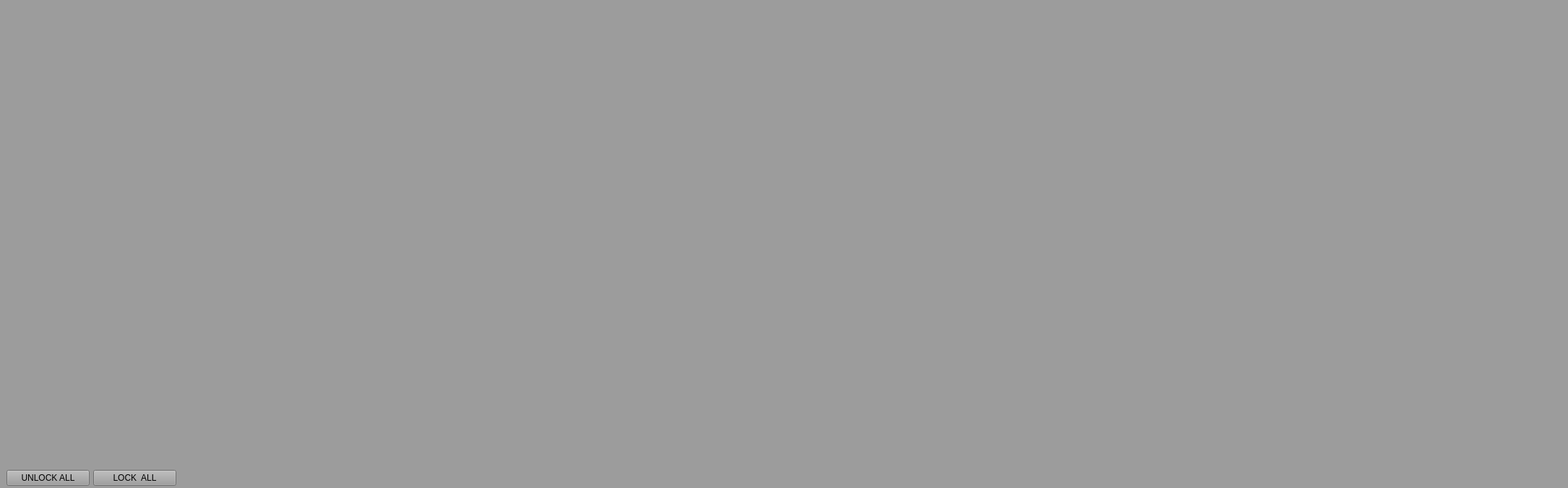
<?xml version="1.0" encoding="UTF-8"?>
<ui version="4.0">
 <class>MainWindow</class>
 <widget class="QMainWindow" name="MainWindow">
  <property name="geometry">
   <rect>
    <x>0</x>
    <y>0</y>
    <width>2170</width>
    <height>675</height>
   </rect>
  </property>
  <property name="windowTitle">
   <string>Motot Controller</string>
  </property>
  <property name="styleSheet">
   <string notr="true">background-color: rgb(156, 156, 156);</string>
  </property>
  <widget class="QWidget" name="centralwidget">
   <widget class="caFrame" name="caframe">
    <property name="geometry">
     <rect>
      <x>-1</x>
      <y>0</y>
      <width>2241</width>
      <height>811</height>
     </rect>
    </property>
    <widget class="caInclude" name="cainclude">
     <property name="geometry">
      <rect>
       <x>0</x>
       <y>0</y>
       <width>311</width>
       <height>651</height>
      </rect>
     </property>
     <property name="filename" stdset="0">
      <string notr="true">pfi-ss.ui</string>
     </property>
    </widget>
    <widget class="caInclude" name="cainclude_2">
     <property name="geometry">
      <rect>
       <x>310</x>
       <y>0</y>
       <width>311</width>
       <height>651</height>
      </rect>
     </property>
     <property name="filename" stdset="0">
      <string notr="true">pfi-g0.ui</string>
     </property>
    </widget>
    <widget class="caInclude" name="cainclude_3">
     <property name="geometry">
      <rect>
       <x>620</x>
       <y>0</y>
       <width>311</width>
       <height>651</height>
      </rect>
     </property>
     <property name="filename" stdset="0">
      <string notr="true">pfi-s0.ui</string>
     </property>
    </widget>
    <widget class="caInclude" name="cainclude_4">
     <property name="geometry">
      <rect>
       <x>930</x>
       <y>0</y>
       <width>311</width>
       <height>651</height>
      </rect>
     </property>
     <property name="filename" stdset="0">
      <string notr="true">pfi-g1.ui</string>
     </property>
    </widget>
    <widget class="caInclude" name="cainclude_5">
     <property name="geometry">
      <rect>
       <x>1240</x>
       <y>0</y>
       <width>311</width>
       <height>651</height>
      </rect>
     </property>
     <property name="filename" stdset="0">
      <string notr="true">pfi-sample.ui</string>
     </property>
    </widget>
    <widget class="caInclude" name="cainclude_6">
     <property name="geometry">
      <rect>
       <x>1550</x>
       <y>0</y>
       <width>311</width>
       <height>651</height>
      </rect>
     </property>
     <property name="filename" stdset="0">
      <string notr="true">pfi-g2.ui</string>
     </property>
    </widget>
    <widget class="caInclude" name="cainclude_7">
     <property name="geometry">
      <rect>
       <x>1860</x>
       <y>0</y>
       <width>311</width>
       <height>651</height>
      </rect>
     </property>
     <property name="filename" stdset="0">
      <string notr="true">pfi-s2.ui</string>
     </property>
    </widget>
    <widget class="caMessageButton" name="camessagebutton">
     <property name="geometry">
      <rect>
       <x>10</x>
       <y>650</y>
       <width>115</width>
       <height>22</height>
      </rect>
     </property>
     <property name="text">
      <string>UNLOCK ALL</string>
     </property>
     <property name="foreground">
      <color>
       <red>255</red>
       <green>255</green>
       <blue>255</blue>
      </color>
     </property>
     <property name="background">
      <color>
       <red>0</red>
       <green>85</green>
       <blue>0</blue>
      </color>
     </property>
    </widget>
    <widget class="caMessageButton" name="camessagebutton_2">
     <property name="geometry">
      <rect>
       <x>130</x>
       <y>650</y>
       <width>115</width>
       <height>22</height>
      </rect>
     </property>
     <property name="text">
      <string>LOCK  ALL</string>
     </property>
     <property name="foreground">
      <color>
       <red>255</red>
       <green>255</green>
       <blue>255</blue>
      </color>
     </property>
     <property name="background">
      <color>
       <red>255</red>
       <green>0</green>
       <blue>0</blue>
      </color>
     </property>
    </widget>
    <widget class="caLabel" name="calabel_6">
     <property name="geometry">
      <rect>
       <x>0</x>
       <y>-8</y>
       <width>2181</width>
       <height>655</height>
      </rect>
     </property>
     <property name="focusPolicy">
      <enum>Qt::StrongFocus</enum>
     </property>
     <property name="background">
      <color alpha="50">
       <red>255</red>
       <green>0</green>
       <blue>0</blue>
      </color>
     </property>
    </widget>
    <zorder>calabel_6</zorder>
    <zorder>cainclude</zorder>
    <zorder>cainclude_2</zorder>
    <zorder>cainclude_3</zorder>
    <zorder>cainclude_4</zorder>
    <zorder>cainclude_5</zorder>
    <zorder>cainclude_6</zorder>
    <zorder>cainclude_7</zorder>
    <zorder>camessagebutton</zorder>
    <zorder>camessagebutton_2</zorder>
   </widget>
  </widget>
 </widget>
 <customwidgets>
  <customwidget>
   <class>caMessageButton</class>
   <extends>QPushButton</extends>
   <header>caMessageButton</header>
  </customwidget>
  <customwidget>
   <class>caFrame</class>
   <extends>QFrame</extends>
   <header>caFrame</header>
   <container>1</container>
  </customwidget>
  <customwidget>
   <class>caLabel</class>
   <extends>QLabel</extends>
   <header>caLabel</header>
  </customwidget>
  <customwidget>
   <class>caInclude</class>
   <extends>QWidget</extends>
   <header>caInclude</header>
  </customwidget>
 </customwidgets>
 <resources/>
 <connections>
  <connection>
   <sender>camessagebutton_2</sender>
   <signal>clicked(bool)</signal>
   <receiver>calabel_6</receiver>
   <slot>raise()</slot>
   <hints>
    <hint type="sourcelabel">
     <x>199</x>
     <y>671</y>
    </hint>
    <hint type="destinationlabel">
     <x>205</x>
     <y>528</y>
    </hint>
   </hints>
  </connection>
  <connection>
   <sender>camessagebutton</sender>
   <signal>clicked(bool)</signal>
   <receiver>calabel_6</receiver>
   <slot>lower()</slot>
   <hints>
    <hint type="sourcelabel">
     <x>73</x>
     <y>671</y>
    </hint>
    <hint type="destinationlabel">
     <x>131</x>
     <y>509</y>
    </hint>
   </hints>
  </connection>
 </connections>
</ui>
